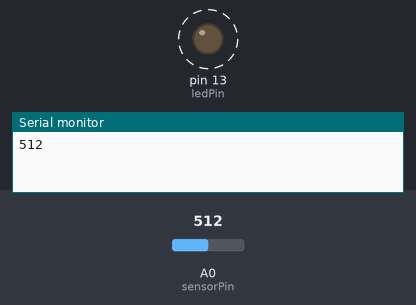
The sketch below on a simulated Arduino Uno, built with avr-gcc and run on an emulated ATmega328P. Parts: output pins drawn as LEDs (lit = HIGH), the last lines printed to the serial monitor. Dashed ring = blinking. The inputs (shaded band) are chosen by the test bench; at power-on: A0 (sensorPin) = 512.

Above: at 1.8 s.
1.9 s: A0 (sensorPin) set to 306
At 2.2 s:
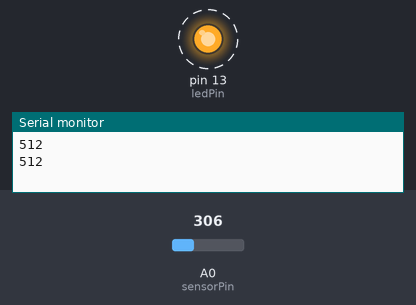
5.4 s: A0 (sensorPin) set to 122
At 5.56 s:
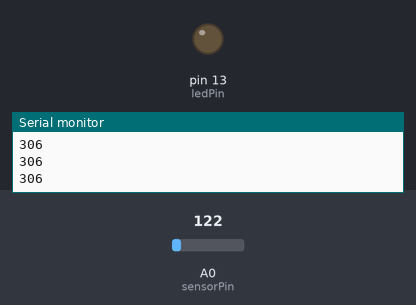
Timing chart, 0 to 14.9 s (numbered marks = the images above; inputs shaded):
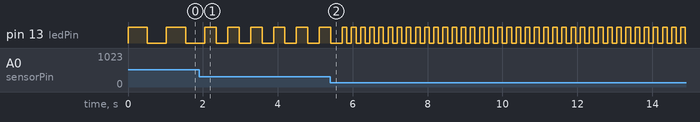

Measured:
- after the input at 1.9 s, pin 13 (ledPin): alternates HIGH for 0.31 s and LOW for 0.31 s, starting after 0.46 s
- by itself, pin 13 (ledPin): alternates HIGH for 0.51 s and LOW for 0.51 s

The sketch:

detecting_light.ino
```cpp
const int ledPin = 13; // LED connected to digital pin 13
const int sensorPin = 0; // connect sensor to analog input 0
void setup()
{
  pinMode(ledPin, OUTPUT); // enable output on the led pin
  pinMode(sensorPin, INPUT);
  Serial.begin(9600);
}
void loop()
{
  int rate = analogRead(sensorPin); // read the analog input
  digitalWrite(ledPin, HIGH); // set the LED on
  delay(rate); // wait duration dependent on light level
  digitalWrite(ledPin, LOW); // set the LED off
  delay(rate);
  Serial.println(rate);
}
```
